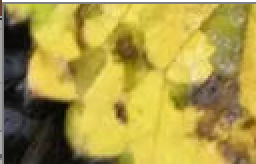
#> input picture 图像处理/tupian/clean.png, 128 x 82 px, found by its file name (shown 2 times larger)
$ python RGB.py
#> lines starting #> are read from the running program, lines starting #| are printed output that depends on the picture
import cv2
import numpy as np
from matplotlib import pyplot as plt

#RGB颜色空间
pic_file = 'F:\\pythoncode\\lianxi\\tupian\\clean.png'

img_bgr = cv2.imread(pic_file, cv2.IMREAD_COLOR) #OpenCV读取颜色顺序：BRG
#> img_bgr is the input picture: shape (82, 128, 3); mean B, G, R 70.6, 153.7, 171.2
img_b = img_bgr[..., 0]
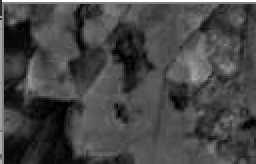
#> img_b: shape (82, 128) (shown 2 times larger); min 0, max 255, mean 70.6
img_g = img_bgr[..., 1]
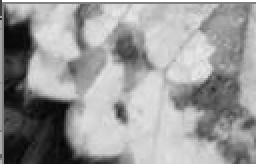
#> img_g: shape (82, 128) (shown 2 times larger); min 4, max 255, mean 153.7
img_r = img_bgr[..., 2]
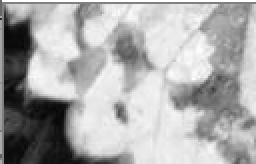
#> img_r: shape (82, 128) (shown 2 times larger); min 4, max 255, mean 171.2
fig = plt.gcf()                                  #图片详细信息


fig = plt.gcf()                                  #分通道显示图片
fig.set_size_inches(10, 15)

plt.subplot(221)
plt.imshow(np.flip(img_bgr, axis=2))             #展平图像数组并显示
plt.axis('off')
plt.title('Image')

plt.subplot(222)
plt.imshow(img_r, cmap='gray')
plt.axis('off')
plt.title('R')

plt.subplot(223)
plt.imshow(img_g, cmap='gray')
plt.axis('off')
plt.title('G')

plt.subplot(224)
plt.imshow(img_b, cmap='gray')
plt.axis('off')
plt.title('B')

plt.show()
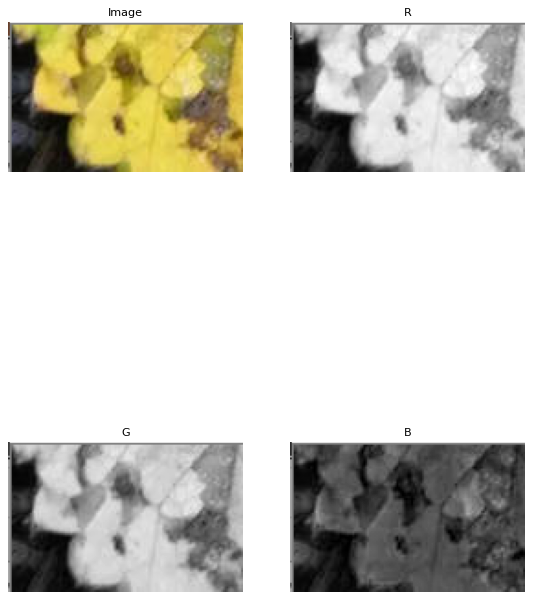
#> figure drawn by matplotlib, 4 panels

$ run again, with 图像处理/tupian/junheng.png copied over 图像处理/tupian/clean.png
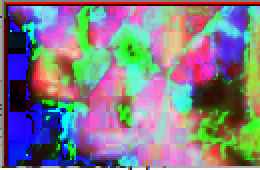
#> input picture 图像处理/tupian/junheng.png, 130 x 85 px, found by its file name (shown 2 times larger)
#> img_bgr is the input picture: shape (85, 130, 3); mean B, G, R 136.5, 123.7, 130.3
#> `img_r = img_bgr[..., 2]`:
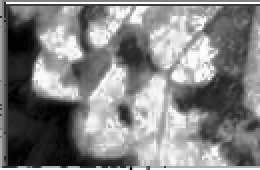
#> img_r: shape (85, 130) (shown 2 times larger); min 0, max 255, mean 130.3
#> `plt.show()`:
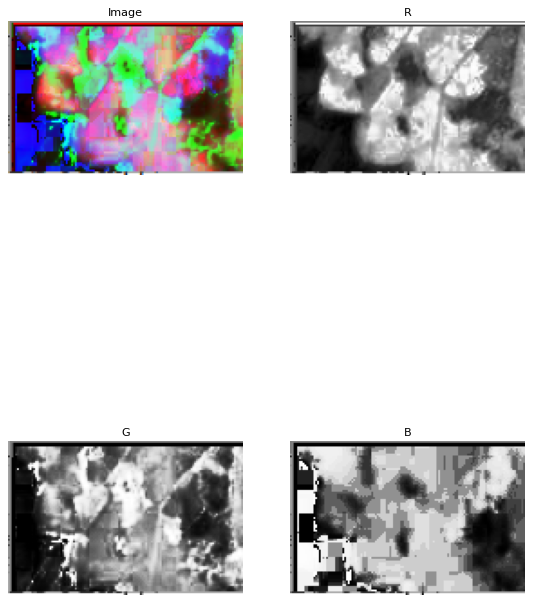
#> figure drawn by matplotlib, 4 panels

$ run again, with 图像处理/tupian/1.jpg saved as 图像处理/tupian/clean.png
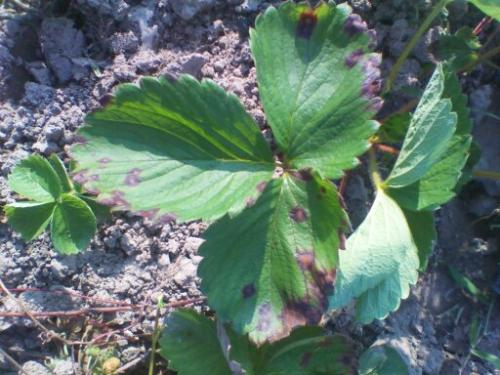
#> input picture 图像处理/tupian/1.jpg, 500 x 375 px, found by its file name
#> img_bgr is the input picture: shape (375, 500, 3); mean B, G, R 107.6, 117.9, 95.9
#> `img_r = img_bgr[..., 2]`:
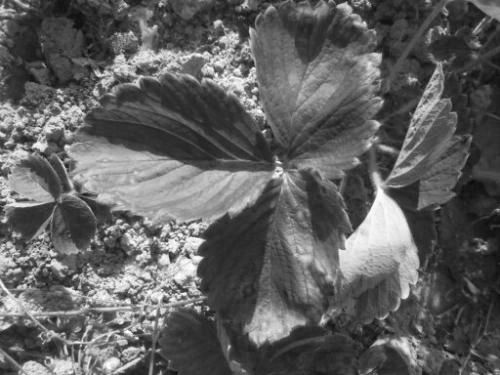
#> img_r: shape (375, 500); min 10, max 255, mean 95.9
#> `plt.show()`:
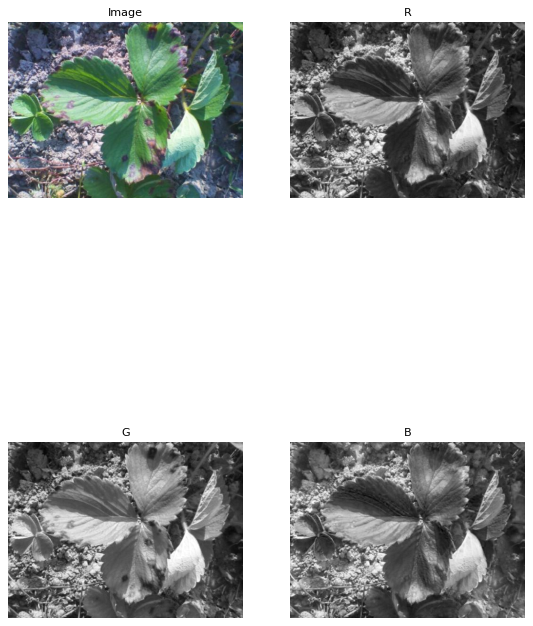
#> figure drawn by matplotlib, 4 panels
